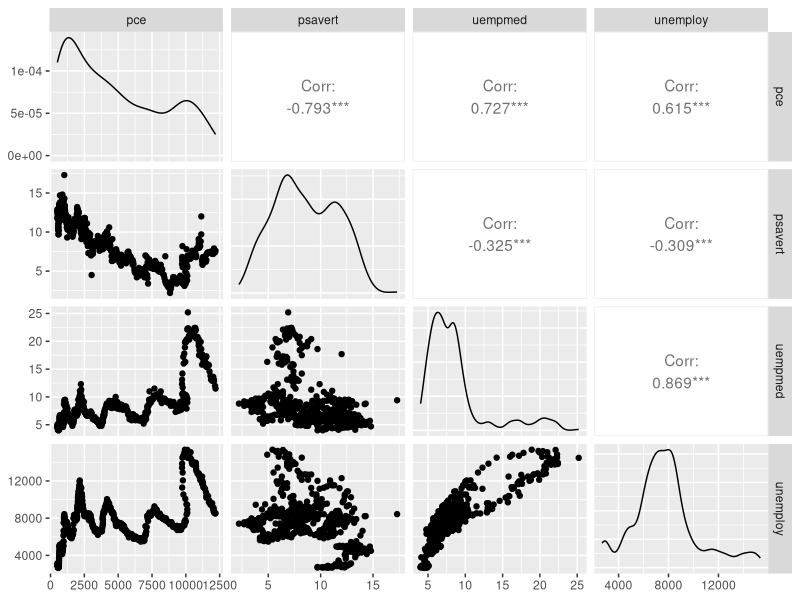
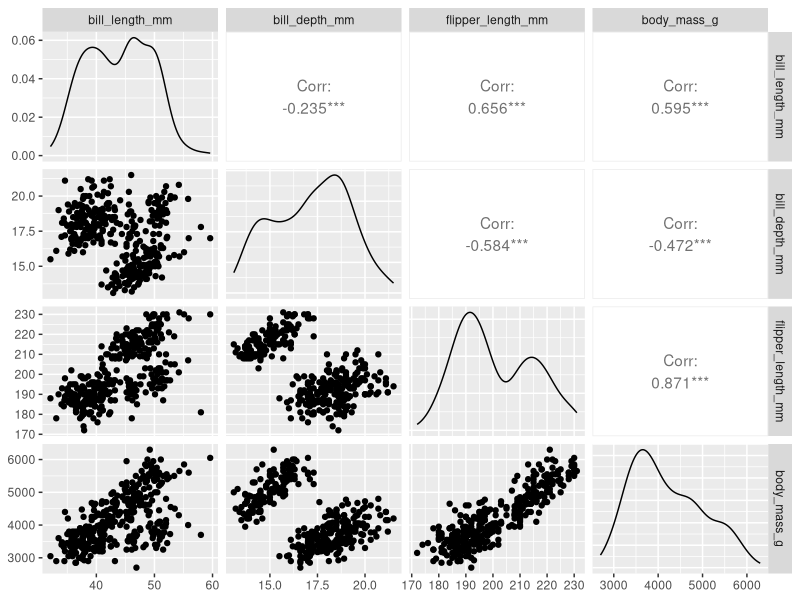
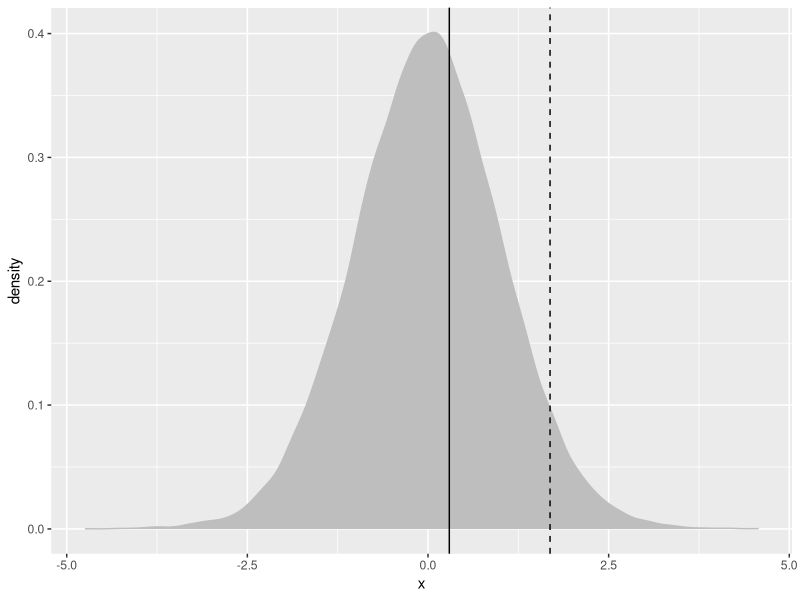

Reproduce these figures in R, in order.
#DTA250 - Fall 2023
#JJ

# Summary Statistics ----

# The sample() function will randomly sample a given number of values from a
# vector. For example, if we want to randomly sample 10 values from the vector
# 1:100, we can use the sample() function.

#TODO
# Create a vector of numbers from 1 to 100 and assign it to a variable called
# x. Set the size parameter to 100 and the replace parameter to TRUE
# replace=TRUE means that the values can be sampled more than once

x <- sample(1:100, size=100, replace=TRUE)


#TODO
# Find the mean of x

mean(x)


#TODO
# The following code will create a copy of x into a variable called y
# Then it will replace 20 values in y with NA
y <- x
y[sample(1:100, size=20, replace=FALSE)] <- NA


#TODO
# Find the mean of y
mean(y)


#TODO
# Find the mean of y using the na.rm argument

mean(y, na.rm=TRUE)


# We can replace the NA values in y with the mean of y using the is.na()
# function. The is.na() function will return a logical vector of TRUE and FALSE
# values. The TRUE values correspond to the NA values in y.

#TODO
# Replace the NA values in y with the mean of y

y[is.na(y)] <- mean(y, na.rm=TRUE)


#TODO
# Find the mean of y again

mean(y)


## Weighted Mean ----

# Assume you have the following data:
grades <- c(95, 72, 87, 66)
weights <- c(1/2, 1/4, 1/8, 1/8)

#TODO
# Find the weighted mean of grades
# use the weighted.mean() function

weighted.mean(grades, weights)


# Variance is a measure of how spread out a set of data is. The variance of a
# vector can be calculated using the var() function.

#TODO
# Find the variance of x
# Which equals to
sum((x - mean(x))^2) / (length(x) - 1)

var(x)

#TODO
# Find the summary statistics of x using the summary() function

summary(x)


#TODO
# Find the summary statistics of y using the summary() function

summary(y)

# Correlation ----
# The cor() function can be used to calculate the correlation between two
# vectors.

#TODO
# Load the tidyverse package using the library() function
library(tidyverse)


#TODO
# Load the economics dataset from the ggplot2 package using the data() function
data(economics)

#TODO
# Take a look at the very first few rows of the economics dataset using the
# head() function
head(economics)

#TODO
# Find the correlation between the pce and psavert variables in the economics
# dataset. Use the cor() function

cor(economics$pce, economics$psavert)


#TODO
# Find the correlation between pce, psavert, uempmed, and unemploy variables in
# the economics dataset. Use the cor() function

cor(economics[ , c("pce", "psavert", "uempmed", "unemploy")])


#TODO
# Install the GGally package using the install.packages() function

install.packages("GGally")


#TODO
# Load the GGally package using the library() function
library(GGally)


#TODO
# Use the ggpairs() function to visualize the correlation between pce, psavert,
# uempmed, and unemploy variables in the economics dataset

ggpairs(economics[ , c("pce", "psavert", "uempmed", "unemploy")])

#TODO
# Create the ggpairs for the following columns from the penguins dataset
# "bill_length_mm"    "bill_depth_mm" "flipper_length_mm" "body_mass_g"

library(palmerpenguins)
data("penguins")
ggpairs(penguins[ , c("bill_length_mm", 
                      "bill_depth_mm", 
                      "flipper_length_mm", 
                      "body_mass_g")]
        )


# T-Test

# Let's just say that I have a chicken shack called JJ Chicken
# My average customer pays 50 dollar
# I did a marketing campaign to increase sale average
# Next day, I had 30 customers where the average customer payed 70 dollars

# Lowest customer pay was 30
# Hightest customer pay was 100

new_sales <- sample(10:100, size=30, replace=TRUE)
mean(new_sales)

t.test(new_sales, alternative = "greater", mu=50)

new_sales_ttest <- t.test(new_sales, alternative = "greater", mu=50)

# H0: The true average is equal to 50
# H1: The true average is greater than 50

randT <- rt(30000, df=29)

randTDF <- data.frame(x=randT)

ggplot(data = randTDF) +
  geom_density(aes(x=x), fill="grey", color="grey") +
  geom_vline(xintercept = new_sales_ttest$statistic) +
  geom_vline(xintercept = mean(randT) + 1.69, linetype=2)
